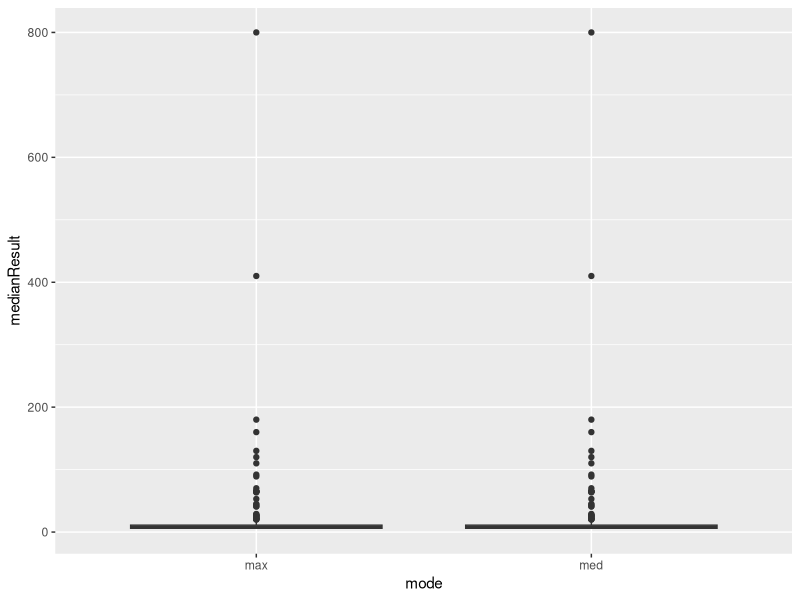

Generate this figure with R:
library(tidyverse)
library(readxl)
library(stringr)

# tested <- read_excel('data-raw/MonthlyPostingMarch.xlsx', skip = 1)
tested <- read_excel('data-raw/monthlypostingjune.xlsx', skip = 1)
glimpse(tested)

# how many exceed 5 ppb? what is the follow up status?
tested %>% 
  group_by(`Action_Level_Exceedance?`, ALE_Follow_Up_Status) %>% 
  summarise(count = n())

lead_present <- tested %>% 
  filter(XMOD != "<", ALE_Follow_Up_Status == "Pending" | is.na(ALE_Follow_Up_Status)) %>% 
  group_by(SchoolName) %>% 
  mutate(medianResult = median(RESULT), unit = 'ppb', lead = TRUE) %>% 
  select(district = DISTRICT, schoolName = SchoolName, 
         schoolAddress = SchoolAddress, medianResult, unit, lead) %>% 
  unique() %>% 
  ungroup()

lead_present_max <- tested %>% 
  filter(XMOD != "<", ALE_Follow_Up_Status == "Pending" | is.na(ALE_Follow_Up_Status)) %>% 
  group_by(SchoolName) %>% 
  mutate(medianResult = max(RESULT), unit = 'ppb', lead = TRUE) %>% 
  select(district = DISTRICT, schoolName = SchoolName, 
         schoolAddress = SchoolAddress, medianResult, unit, lead) %>% 
  unique() %>% 
  ungroup()

lead_present_max %>% pull(medianResult) %>% summary()
lead_present %>% pull(medianResult) %>% summary()
mutate(lead_present_max, mode = 'max') %>% 
  bind_rows(mutate(lead_present_max, mode = 'med')) %>% 
  ggplot(aes(y = medianResult, x = mode)) +
  geom_boxplot()

# not a big difference between max and median, median is more fair for time considerations

tested_schools <- tested %>% 
  select(district = DISTRICT, schoolName = SchoolName, schoolAddress = SchoolAddress) %>% 
  unique() %>% 
  left_join(lead_present) %>% 
  mutate(status = 'tested', lead = ifelse(is.na(lead), FALSE, lead))

View(tested_schools)
glimpse(tested_schools)
tested_schools %>% 
  separate(schoolAddress, c('Street', 'State', 'Zip'), sep = 'CA', remove = FALSE) %>% View
un_tested <- read_excel('data-raw/SchoolsUnsampled.xlsx')
glimpse(un_tested)

not_tested_schools <- un_tested %>% 
  mutate(schoolAddress = paste(Street, City, 'CA', Zip, sep = ' '),
         medianResult = NA, unit = NA, lead = NA, status = "not tested") %>% 
  select(district = District, schoolName = School, schoolAddress, medianResult, 
         unit, lead, status)
View(not_tested_schools)

exempt <- read_excel('data-raw/exemption_forms.xlsx')
glimpse(exempt)

exempt_schools <- exempt %>% 
  mutate(medianResult = NA, unit = NA, lead = NA, status = "exempt") %>% 
  select(district = `School District`, schoolName = Name, schoolAddress = Address, 
         medianResult, unit, lead, status)

View(exempt_schools)

all_schools <- tested_schools %>% 
  bind_rows(not_tested_schools) %>% 
  bind_rows(exempt_schools)

# geo coding from daniel and victoria
geo_coded <- read_csv('data-raw/ca_schools_lead_testing_data_geocoded.csv') %>%
  select(schoolAddress, city, county, latitude, longitude) %>% 
  unique()

# check for dirty district naming
dirty_district <- all_schools %>% 
  select(district) %>% 
  unique %>% 
  arrange(district) %>% 
  separate(district, c('begin', 'rest'), ' ', remove = FALSE) %>% 
  mutate(prev_beg = lag(begin), next_beg = lead(begin), prev_district = lag(district),
         next_district = lead(district),
         match = case_when(
           begin == prev_beg ~ prev_district,
           begin == next_beg ~ next_district,
           TRUE ~ 'no match'
         )) %>%
  filter(match != 'no match') %>% 
  select(district, match) 

# district names from CDE https://www.cde.ca.gov/ds/si/ds/pubschls.asp
cde_districts <- read_excel('data-raw/pubdistricts.xlsx', skip = 5) %>% 
  select(district = District) %>% 
  mutate(in_cde = TRUE)

district_lookup <- dirty_district %>%   
  left_join(cde_districts) %>% 
  filter(is.na(in_cde)) %>% 
  select(-in_cde)

cleaned_data <- all_schools %>% 
  left_join(district_lookup) %>% 
  mutate(district = ifelse(is.na(match), district, match),
         district = ifelse(is.na(district) | district == 'private', 'Private', district)) %>% 
  select(-match) %>%
  left_join(geo_coded)

# updates from june data
now_tested <- cleaned_data %>% 
  group_by(schoolName, schoolAddress, status) %>% 
  summarise(count = n()) %>% 
  spread(status, count) %>% 
  mutate(tot = sum(`not tested`, tested, na.rm = TRUE)) %>% 
  filter(tot == 2) %>% 
  select(schoolName, schoolAddress) %>% 
  mutate(new_status = 'tested')

still_not_tested <- cleaned_data %>% 
  filter(status == 'not tested') %>% 
  left_join(now_tested) %>% 
  filter(is.na(new_status)) %>% 
  select(-new_status)

cleaned_data <- cleaned_data %>% 
  filter(status != 'not tested') %>% 
  bind_rows(still_not_tested) 

cleaned_data %>% 
  write_csv('ca_schools_lead_testing_data.csv') 

# % of schools who have tested out of those required to test (so exempting exempt schools). 
tested <- cleaned_data %>% 
  filter(status != 'exempt') %>% 
  select(schoolName, status) %>% 
  unique() %>% 
  group_by(status) %>% 
  summarise(count = n()) %>% 
  pull(count)

tested[2] / (tested[1] + tested[2]) # prop tested

# Also great to know the % and number of schools and school districts that found lead over 5 PPB.
lead_found <- cleaned_data %>% 
  select(schoolName, lead) %>% 
  unique() %>%
  filter(lead) %>% 
  summarise(count = n()) %>% 
  pull(count)

lead_found / (tested[1] + tested[2]) 

district_lead_found <- cleaned_data %>% 
  select(district, lead) %>% 
  unique() %>% 
  filter(lead) %>% 
  summarise(count = n()) %>% 
  pull(count)

num_districts <- cleaned_data %>% 
  select(district) %>% 
  unique() %>% 
  summarise(count = n()) %>% 
  pull(count)

district_lead_found / num_districts

# confirm that all districts have at least one non exempt school
cleaned_data %>% 
  select(district, status) %>% 
  group_by(district, status) %>% 
  mutate(count = n()) %>% 
  unique() %>% 
  spread(status, count) %>% 
  filter(is.na(exempt), is.na(tested), is.na(`not tested`)) 

  # check repeat school names
repeat_names <- all_schools %>% 
  select(schoolName, schoolAddress) %>% 
  unique() %>% 
  group_by(schoolAddress) %>% 
  summarise(count = n()) %>% 
  filter(count > 1) %>% 
  mutate(duplicate = TRUE) %>% 
  select(-count) %>% 
  ungroup()

# didn't see any cases of same school address and similar but different names
all_schools %>% 
  left_join(repeat_names) %>% 
  filter(duplicate) %>% View

#la data
la <- read_excel('data-raw/LAUSD_Drinking_Water_Lead_Sample_Data_Details_-_3-18-19.xlsx')
glimpse(la)
table(la$`Current Status`)
la %>% 
  filter(`Current Status` == 'ACTIVE') %>% 
  select(schoolName = `School Name`, `Most Recent 1st Draw (ppb)`, `Most Recent 2nd Draw (ppb)`) %>% 
  gather(draw, ppb, -schoolName) %>% 
  group_by(schoolName) %>% 
  summarise(ppb = median(ppb), count = n()) %>% 
  View

glimpse(cleaned_data)
